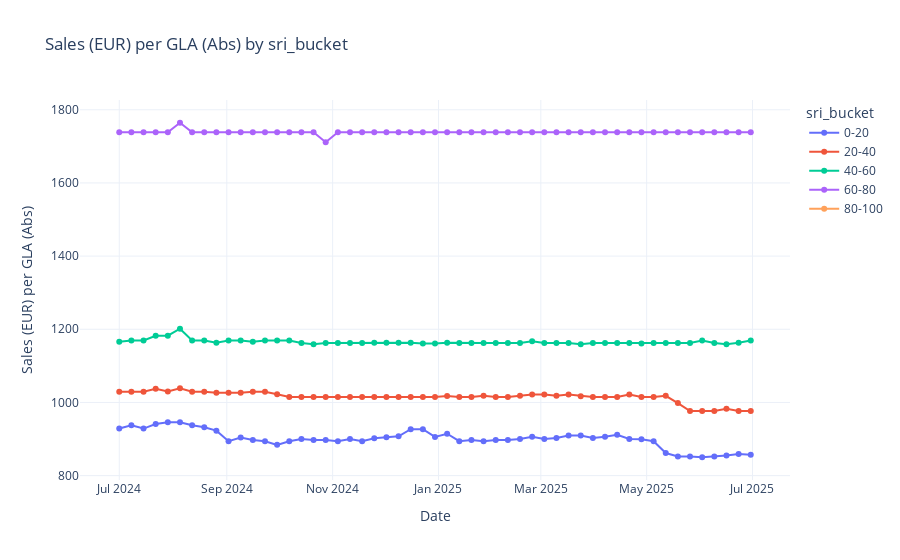
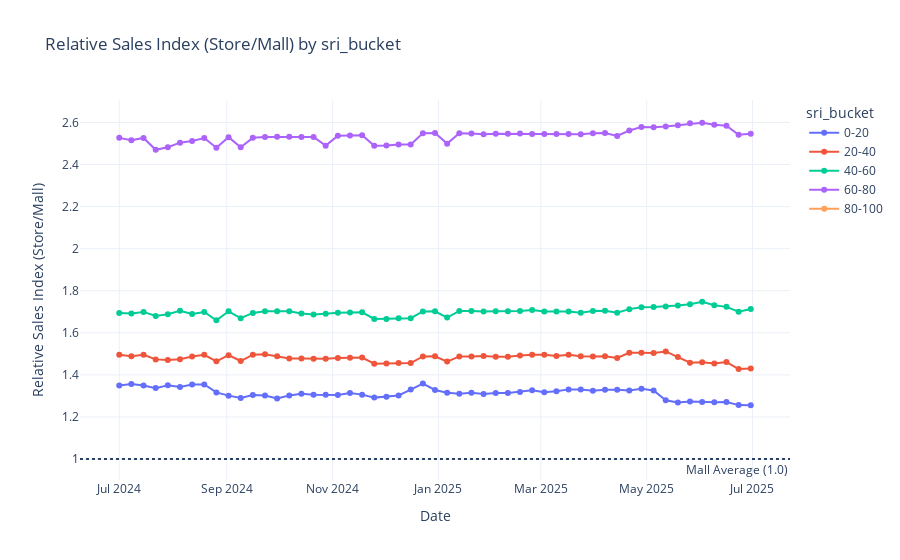
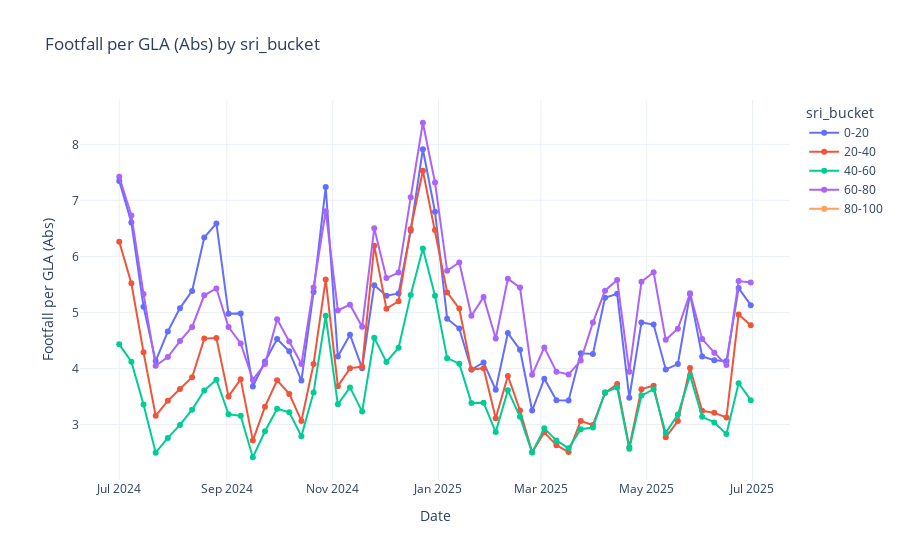
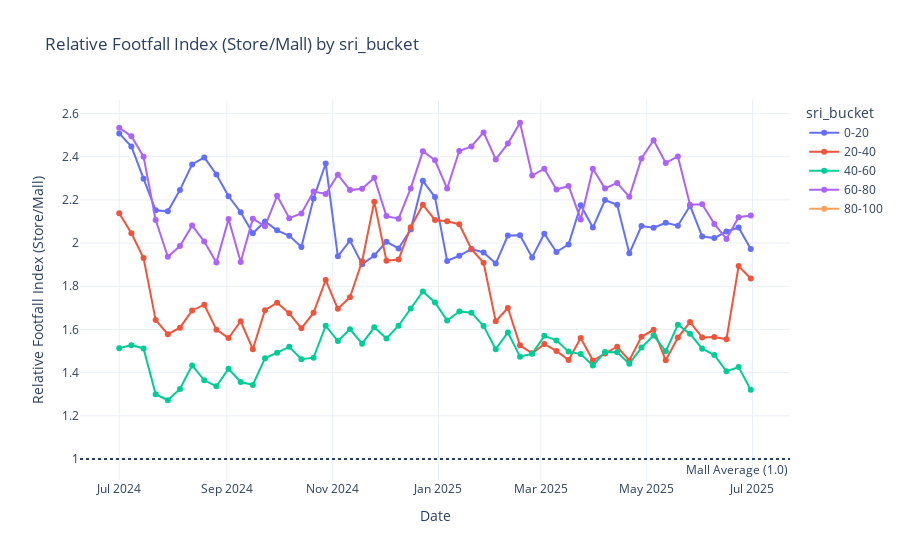

Notebook cell for these charts, in order:
### Markdown cell above
## 5. Impact of SRI Score Over Time (Absolute & Relative)
Analyzing performance trends by `sri_bucket` for both absolute and relative metrics.

### Code cell
# Filter for SRI Analysis
df_sri = df.dropna(subset=['sri_score']).copy()
df_sri['sri_bucket'] = pd.cut(df_sri['sri_score'], bins=[0, 20, 40, 60, 80, 100], labels=['0-20', '20-40', '40-60', '60-80', '80-100'])

for metric, label in metrics:
    plot_interactive_trend(df_sri, metric, label, 'sri_bucket')
